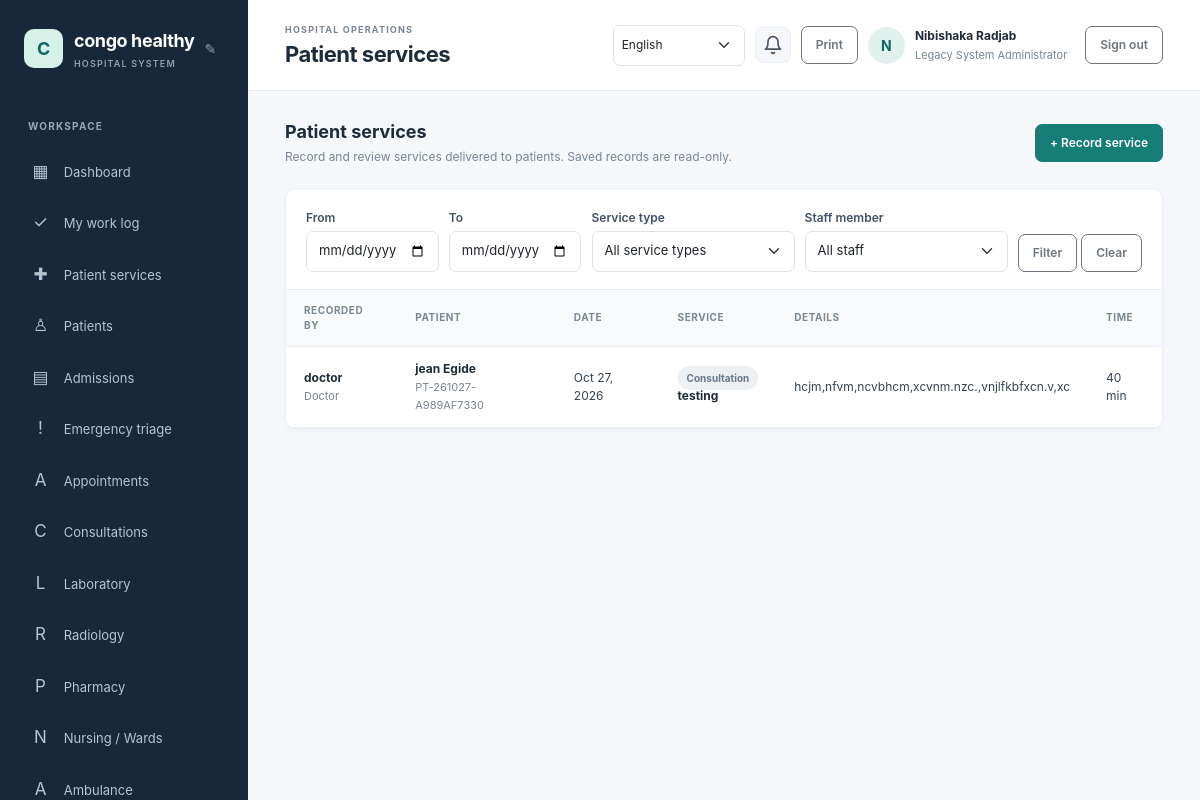
Page /patient-services/index.php (signed in) on the committed database.
### tables this page shows
CREATE TABLE `hospital_settings` (
  `setting_key` varchar(80) NOT NULL,
  `setting_value` text NOT NULL,
  `updated_at` timestamp NOT NULL DEFAULT current_timestamp() ON UPDATE current_timestamp()
);

CREATE TABLE `users` (
  `id` bigint(20) UNSIGNED NOT NULL,
  `role_id` tinyint(3) UNSIGNED NOT NULL,
  `full_name` varchar(160) NOT NULL,
  `email` varchar(190) NOT NULL,
  `password_hash` varchar(255) NOT NULL,
  `is_active` tinyint(1) NOT NULL DEFAULT 1,
  `payment_method` enum('bank_transfer','mobile_money','paypal','other') DEFAULT NULL,
  `payment_details` varchar(255) DEFAULT NULL,
  `last_login_at` datetime DEFAULT NULL,
  `created_at` timestamp NOT NULL DEFAULT current_timestamp()
);

CREATE TABLE `roles` (
  `id` tinyint(3) UNSIGNED NOT NULL,
  `role_key` varchar(40) NOT NULL,
  `name` varchar(80) NOT NULL
);

CREATE TABLE `patient_services` (
  `id` bigint(20) UNSIGNED NOT NULL,
  `patient_id` bigint(20) UNSIGNED NOT NULL,
  `provided_by` bigint(20) UNSIGNED NOT NULL,
  `service_date` date NOT NULL,
  `category` varchar(40) NOT NULL,
  `service_name` varchar(160) NOT NULL,
  `details` text NOT NULL,
  `duration_minutes` smallint(5) UNSIGNED DEFAULT NULL,
  `created_at` timestamp NOT NULL DEFAULT current_timestamp()
);

CREATE TABLE `patients` (
  `id` bigint(20) UNSIGNED NOT NULL,
  `patient_no` varchar(30) NOT NULL,
  `first_name` varchar(80) NOT NULL,
  `last_name` varchar(80) NOT NULL,
  `date_of_birth` date DEFAULT NULL,
  `sex` enum('female','male','other','unspecified') NOT NULL DEFAULT 'unspecified',
  `phone` varchar(40) DEFAULT NULL,
  `email` varchar(190) DEFAULT NULL,
  `address` varchar(255) DEFAULT NULL,
  `blood_group` varchar(5) DEFAULT NULL,
  `emergency_contact_name` varchar(160) DEFAULT NULL,
  `emergency_contact_phone` varchar(40) DEFAULT NULL,
  `notes` text DEFAULT NULL,
  `created_by` bigint(20) UNSIGNED DEFAULT NULL,
  `created_at` timestamp NOT NULL DEFAULT current_timestamp(),
  `updated_at` timestamp NOT NULL DEFAULT current_timestamp() ON UPDATE current_timestamp()
);

### config/database.php (called while the page is built, shortened)
<?php
$host = getenv('DB_HOST') ?: '127.0.0.1';
$port = getenv('DB_PORT') ?: '3306';
$name = getenv('DB_NAME') ?: 'hospital_management';
$user = getenv('DB_USER') ?: 'root';
$password = getenv('DB_PASSWORD') ?: '';
try {
    $pdo = new PDO(
        "mysql:host={$host};port={$port};dbname={$name};charset=utf8mb4",
        $user,
        $password,
        [
            PDO::ATTR_ERRMODE => PDO::ERRMODE_EXCEPTION,
            PDO::ATTR_DEFAULT_FETCH_MODE => PDO::FETCH_ASSOC,
            PDO::ATTR_EMULATE_PREPARES => false,
        ]
    );
} catch (PDOException $exception) {
    error_log('Database connection failed: ' . $exception->getMessage());
    http_response_code(500);
    exit('Database connection failed. Check the database settings and import database/schema.sql.');
}
return $pdo;

### includes/functions.php (called while the page is built, shortened)
<?php
function e(?string $value): string
{
    return htmlspecialchars($value ?? '', ENT_QUOTES | ENT_SUBSTITUTE, 'UTF-8');
}
function format_date(?string $value): string
{
    return date('M j, Y', strtotime($value));
}
function get_hospital_name(): string
{
    global $pdo;
    static $name = null;
    if ($name === null) {
        try {
            $name = (string) $pdo->query(
                "SELECT setting_value FROM hospital_settings WHERE setting_key = 'hospital_name'"
            )->fetchColumn();
        } catch (\Throwable) {
            $name = 'KivuCare';
        }
    }
    return $name;
}
function patient_service_categories(): array
{
    return [
        'consultation' => 'Consultation',
        'nursing_care' => 'Nursing care',
        'medication' => 'Medication / pharmacy',
        'laboratory' => 'Laboratory',
        'radiology' => 'Radiology',
        'admission_care' => 'Admission / ward care',
        'emergency_care' => 'Emergency care',
        'billing' => 'Billing service',
        'transport' => 'Ambulance / transport',
        'other' => 'Other',
    ];
}

### includes/auth.php (called while the page is built, shortened)
<?php
require_once __DIR__ . '/bootstrap.php';
function require_login(): void
{
    global $pdo;
    $statement = $pdo->prepare(
        'SELECT u.is_active, r.id AS role_id, r.role_key, r.name AS role_name
         FROM users u JOIN roles r ON r.id = u.role_id WHERE u.id = :id'
    );
    $statement->execute(['id' => $_SESSION['user']['id']]);
}
function has_permission(string $permissionKey): bool
{
    static $permissionsByRole = [];
    $roleId = (int) (current_user()['role_id'] ?? 0);
    if (!isset($permissionsByRole[$roleId])) {
        global $pdo;
        $statement = $pdo->prepare(
            'SELECT p.permission_key
             FROM role_permissions rp
             JOIN permissions p ON p.id = rp.permission_id
             WHERE rp.role_id = :role_id'
        );
        $statement->execute(['role_id' => $roleId]);
        $permissionsByRole[$roleId] = array_fill_keys(
            array_column($statement->fetchAll(), 'permission_key'),
            true
        );
    }
    return isset($permissionsByRole[$roleId][$permissionKey]);
}
function current_user(): array
{
    return $_SESSION['user'] ?? [];
}

### patient-services/index.php (the view, shortened to what this page needs)
<?php
require_once __DIR__ . '/../includes/auth.php';
require_login();
$canViewAll = has_permission('patient_services.view_all');
$categories = patient_service_categories();
$dateFrom = trim((string) ($_GET['date_from'] ?? ''));
$dateTo = trim((string) ($_GET['date_to'] ?? ''));
$filters = [];
$params = [];
$where = $filters === [] ? '' : 'WHERE ' . implode(' AND ', $filters);
$query = $pdo->prepare(
    "SELECT ps.id, ps.patient_id, ps.provided_by, ps.service_date, ps.category,
            ps.service_name, ps.details, ps.duration_minutes, ps.created_at,
            p.patient_no, p.first_name, p.last_name, u.full_name AS staff_name,
            r.name AS role_name
     FROM patient_services ps
     JOIN patients p ON p.id = ps.patient_id
     JOIN users u ON u.id = ps.provided_by
     JOIN roles r ON r.id = u.role_id
     {$where}
     ORDER BY ps.service_date DESC, ps.created_at DESC
     LIMIT 200"
);
$query->execute($params);
$services = $query->fetchAll();
$pageTitle = $canViewAll ? 'Patient services' : 'My patient services';
require __DIR__ . '/../includes/header.php';
?>
<div class="page-heading">
    <div><h2><?= e($pageTitle) ?></h2><p>Record and review services delivered to patients. Saved records are read-only.</p></div>
    <?php if (has_permission('patient_services.create')): ?><a class="btn btn-primary" href="/hospital%20management/patient-services/create.php">+ Record service</a><?php endif; ?>
</div>
<section class="content-card mt-0">
    <form class="card-heading row g-2 align-items-end" method="get" action="/hospital%20management/patient-services/index.php">
        <div class="col-6 col-md-2"><label class="form-label mb-1" for="date_from">From</label><input class="form-control" id="date_from" name="date_from" type="date" value="<?= e($dateFrom) ?>"></div>
        <div class="col-6 col-md-2"><label class="form-label mb-1" for="date_to">To</label><input class="form-control" id="date_to" name="date_to" type="date" value="<?= e($dateTo) ?>"></div>
        <div class="col-6 col-md-3"><label class="form-label mb-1" for="category">Service type</label><select class="form-select" id="category" name="category"><option value="">All service types</option></select></div>
        <?php if ($canViewAll): ?><div class="col-6 col-md-3"><label class="form-label mb-1" for="user_id">Staff member</label><select class="form-select" id="user_id" name="user_id"><option value="">All staff</option></select></div><?php endif; ?>
        <div class="col-12 col-md-auto"><button class="btn btn-outline-secondary" type="submit">Filter</button> <a class="btn btn-outline-secondary" href="/hospital%20management/patient-services/index.php">Clear</a></div>
    </form>
    <div class="table-responsive">
        <table class="table">
            <thead><tr><?php if ($canViewAll): ?><th>Recorded by</th><?php endif; ?><th>Patient</th><th>Date</th><th>Service</th><th>Details</th><th>Time</th></tr></thead>
            <tbody>
            <?php if ($services === []): ?>
                <tr><td class="empty-state" colspan="<?= $canViewAll ? 6 : 5 ?>">No patient service records match these filters.</td></tr>
            <?php else: foreach ($services as $service): ?>
                <tr>
                    <?php if ($canViewAll): ?><td><span class="patient-name"><?= e($service['staff_name']) ?></span><br><span class="subtle"><?= e($service['role_name']) ?></span></td><?php endif; ?>
                    <td><a class="patient-name" href="/hospital%20management/patient/show.php?id=<?= (int) $service['patient_id'] ?>"><?= e($service['first_name'] . ' ' . $service['last_name']) ?></a><br><span class="subtle"><?= e($service['patient_no']) ?></span></td>
                    <td><?= e(format_date($service['service_date'])) ?></td>
                    <td><span class="badge-neutral"><?= e($categories[$service['category']] ?? $service['category']) ?></span><br><span class="patient-name"><?= e($service['service_name']) ?></span></td>
                    <td><?= nl2br(e($service['details'])) ?></td>
                    <td><?= $service['duration_minutes'] === null ? '—' : e((string) $service['duration_minutes'] . ' min') ?></td>
                </tr>
            <?php endforeach; endif; ?>
            </tbody>
        </table>
    </div>
</section>
<?php require __DIR__ . '/../includes/footer.php'; ?>

### includes/header.php (shortened to what this page needs)
<?php
$pageTitle = $pageTitle ?? 'Dashboard';
$user = current_user();
$_hospitalName = get_hospital_name();
?>
<!doctype html>
<html lang="en">
<head>
    <link href="https://cdn.jsdelivr.net/npm/bootstrap@5.3.3/dist/css/bootstrap.min.css" rel="stylesheet">
    <link href="/hospital%20management/assets/css/app.css" rel="stylesheet">
</head>
<body>
<div class="app-shell">
    <aside class="sidebar" id="workspace-menu" aria-label="Workspace navigation">
        <div class="brand-wrap">
            <a class="brand" href="/hospital%20management/dashboard.php"><span class="brand-mark"><?= e(strtoupper(substr($_hospitalName, 0, 1))) ?></span><span><?= e($_hospitalName) ?><small>HOSPITAL SYSTEM</small></span></a>
            <?php if (has_permission('settings.manage') || ($user['role_key'] ?? '') === 'hospital_admin'): ?>
            <button id="brand-edit-btn" class="brand-edit-btn" title="Edit hospital name">&#9998;</button>
            <?php endif; ?>
        </div>
        <div class="nav-label">WORKSPACE</div>
        <nav class="nav flex-column">
            <a class="nav-link" href="/hospital%20management/dashboard.php"><span>▦</span> Dashboard</a>
            <?php if (has_permission('work_logs.view_own')): ?>
                <a class="nav-link" href="/hospital%20management/work-log/index.php"><span>✓</span> My work log</a>
            <?php endif; ?>
            <?php if (has_permission('patient_services.view_own') || has_permission('patient_services.view_all')): ?>
                <a class="nav-link" href="/hospital%20management/patient-services/index.php"><span>✚</span> Patient services</a>
            <?php endif; ?>
            <?php if (has_permission('patients.view')): ?>
                <a class="nav-link" href="/hospital%20management/patient/index.php"><span>♙</span> Patients</a>
            <?php endif; ?>
            <?php if (has_permission('admissions.view')): ?>
                <a class="nav-link" href="/hospital%20management/admission/index.php"><span>▤</span> Admissions</a>
            <?php endif; ?>
            <?php if (has_permission('triage.view')): ?>
                <a class="nav-link" href="/hospital%20management/emergency/index.php"><span>!</span> Emergency triage</a>
            <?php endif; ?>
            <?php if (has_permission('appointments.view')): ?>
                <a class="nav-link" href="/hospital%20management/appointments/index.php"><span>A</span> Appointments</a>
            <?php endif; ?>
            <?php if (has_permission('visits.view')): ?>
                <a class="nav-link" href="/hospital%20management/consultations/index.php"><span>C</span> Consultations</a>
            <?php endif; ?>
            <?php if (has_permission('lab.requests.view') || has_permission('lab.results.view')): ?>
                <a class="nav-link" href="/hospital%20management/laboratory/index.php"><span>L</span> Laboratory</a>
            <?php endif; ?>
            <?php if (has_permission('radiology.requests.view') || has_permission('radiology.results.manage')): ?>
                <a class="nav-link" href="/hospital%20management/radiology/index.php"><span>R</span> Radiology</a>
            <?php endif; ?>
            <?php if (has_permission('prescriptions.create') || has_permission('prescriptions.view') || has_permission('pharmacy.dispense')): ?>
                <a class="nav-link" href="/hospital%20management/pharmacy/index.php"><span>P</span> Pharmacy</a>
            <?php endif; ?>
            <?php if (has_permission('nursing_notes.manage')): ?>
                <a class="nav-link" href="/hospital%20management/nursing/index.php"><span>N</span> Nursing / Wards</a>
            <?php endif; ?>
            <?php if (has_permission('ambulance.manage') || has_permission('ambulance.requests.create') || has_permission('emergency_requests.view')): ?>
                <a class="nav-link" href="/hospital%20management/ambulance/index.php"><span>A</span> Ambulance</a>
            <?php endif; ?>
        </nav>
    </aside>
    <main class="main-content">
        <header class="topbar">
            <div class="topbar-heading">
                <div>
                    <div class="eyebrow">HOSPITAL OPERATIONS</div>
                    <h1><?= e($pageTitle) ?></h1>
                </div>
            </div>
            <div class="user-menu">
                <?= render_language_switcher() ?>
                <div class="notif-bell no-print" id="notifBell" title="Notifications" role="button" tabindex="0" aria-haspopup="true" aria-expanded="false">
                    <svg class="notif-icon" xmlns="http://www.w3.org/2000/svg" width="20" height="20" viewBox="0 0 24 24" fill="none" stroke="currentColor" stroke-width="2" stroke-linecap="round" stroke-linejoin="round" aria-hidden="true"><path d="M18 8A6 6 0 0 0 6 8c0 7-3 9-3 9h18s-3-2-3-9"/><path d="M13.73 21a2 2 0 0 1-3.46 0"/></svg>
                </div>
                <button class="btn btn-sm btn-outline-secondary print-page no-print" type="button" onclick="window.print()">Print</button>
                <a class="avatar no-print" href="/hospital%20management/profile.php" title="Edit profile"><?= e(strtoupper(substr($user['full_name'] ?? 'U', 0, 1))) ?></a>
                <a class="user-detail no-print" href="/hospital%20management/profile.php"><strong><?= e($user['full_name'] ?? '') ?></strong><span><?= e($user['role_name'] ?? '') ?></span></a>
                <form method="post" action="/hospital%20management/logout.php" class="ms-2">
                    <button class="btn btn-sm btn-outline-secondary" type="submit">Sign out</button>
                </form>
            </div>
        </header>
        <section class="page-body">

### rows in the picture
hospital_settings: setting_value "C", setting_value "congo healthy"
users: role.name "Legacy System Administrator"
patient_services: provided_by.full_name "doctor", roles.name "Doctor", patient.last_name "jean Egide", patient.patient_no "PT-261027-A989AF7330", service_date "Oct 27, 2026", category "Consultation", service_name "testing", details "hcjm,nfvm,ncvbhcm,xcvnm.nzc.,vnjlfkbfxcn.v,xc", duration_minutes "40 min"

### other values in the picture
$pageTitle "Patient services"
substr($user['full_name'] ?? 'U', 0, 1) "N"
$user['full_name'] "Nibishaka Radjab"
form field lang "English"
